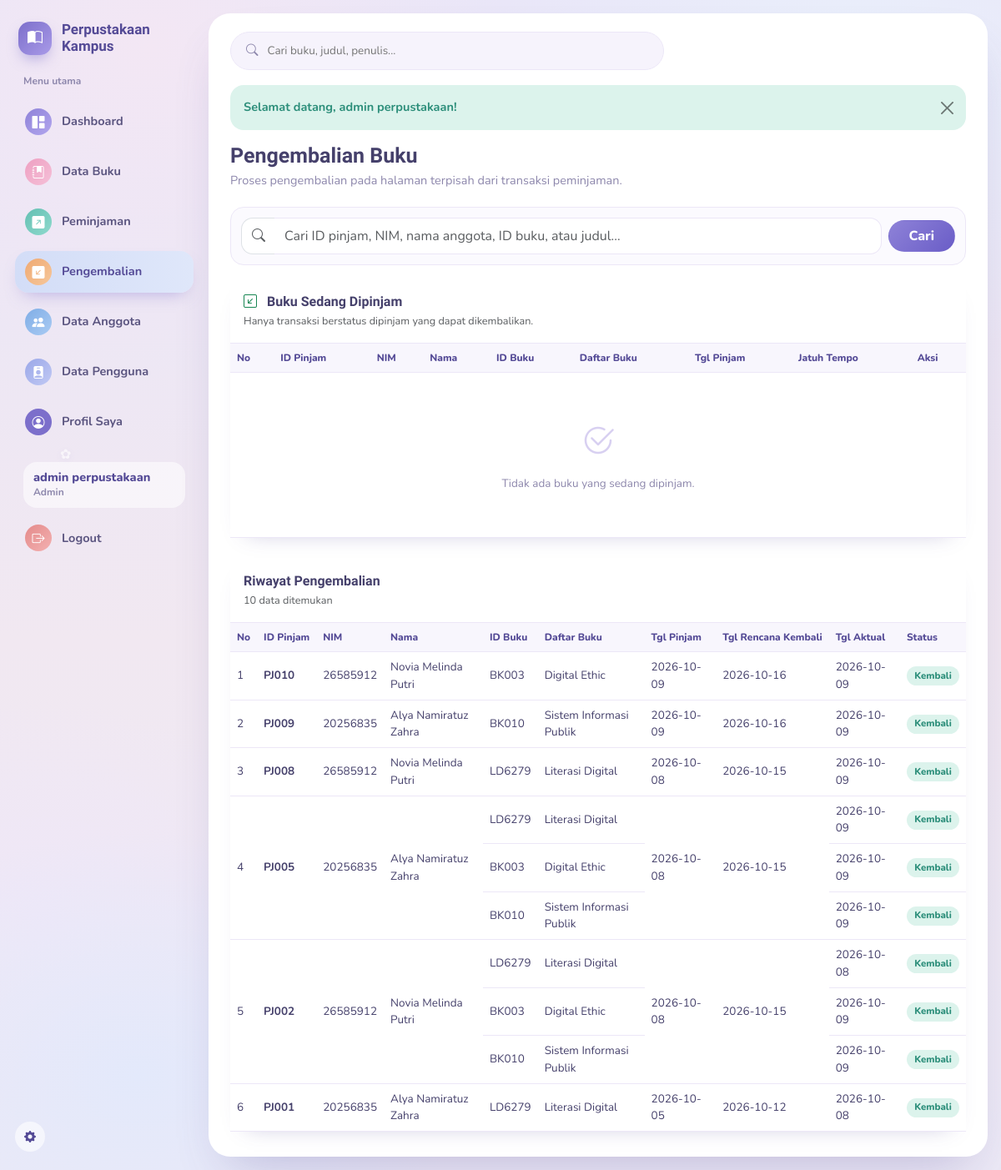
/pengembalian (signed in), run on the app's committed database.
### tables this page shows
CREATE TABLE `peminjaman` (
  `id` int(11) NOT NULL,
  `kode_peminjaman` varchar(20) NOT NULL,
  `nim` varchar(20) NOT NULL,
  `id_buku` int(11) NOT NULL,
  `tanggal_pinjam` date NOT NULL,
  `tanggal_kembali` date NOT NULL,
  `tanggal_kembali_aktual` date DEFAULT NULL,
  `status` enum('dipinjam','kembali') NOT NULL DEFAULT 'dipinjam',
  `created_at` timestamp NOT NULL DEFAULT current_timestamp()
);

CREATE TABLE `anggota` (
  `id` int(11) NOT NULL,
  `nim` varchar(20) NOT NULL,
  `nama` varchar(100) NOT NULL
);

CREATE TABLE `buku` (
  `id` int(11) NOT NULL,
  `kode_buku` varchar(20) NOT NULL,
  `judul` varchar(150) NOT NULL,
  `penulis` varchar(100) NOT NULL,
  `penerbit` varchar(100) NOT NULL,
  `kategori` varchar(50) NOT NULL DEFAULT 'Umum',
  `tahun_terbit` int(11) NOT NULL,
  `stok` int(11) NOT NULL DEFAULT 0,
  `status` enum('tersedia','habis') NOT NULL DEFAULT 'tersedia',
  `deleted_at` datetime DEFAULT NULL
);

### app/Core/Controller.php (called while the page is built, shortened)
<?php
abstract class Controller
{
    protected function view(string $view, array $data = [], string $layout = 'main'): void
    {
        extract($data);
        $viewFile = __DIR__ . '/../Views/' . $view . '.php';
        require $viewFile;
    }
}

### app/Controllers/PengembalianController.php (called while the page is built, shortened)
<?php
class PengembalianController extends Controller
{
    private PeminjamanService $service;
    public function __construct()
    {
        $this->service = new PeminjamanService();
    }
    public function index(): void
    {
        $search = trim($_GET['q'] ?? '');
        $this->view('pengembalian/index', [
            'title' => 'Pengembalian Buku',
            'daftarAktif' => $this->service->getAktif($search),
            'riwayatPengembalian' => $this->service->getRiwayat($search),
            'search' => $search,
        ]);
    }
}

### public/index.php (called while the page is built, shortened)
<?php
spl_autoload_register(function (string $class) {
    $prefix = 'App\\';
    $relative = substr($class, strlen($prefix));
    $path = BASE_PATH . '/app/' . str_replace('\\', '/', $relative) . '.php';
});
$routes = require BASE_PATH . '/routes/web.php';
try {
    (new Router($routes))->dispatch();
} catch (\Throwable $e) {
    Logger::error('Unhandled exception: ' . $e->getMessage());
    http_response_code(500);
    echo 'Terjadi kesalahan pada server. Silakan coba lagi.';
}

### app/Repositories/PeminjamanRepository.php (called while the page is built, shortened)
<?php
class PeminjamanRepository
{
    private PDO $db;
    public function __construct()
    {
        $this->db = Database::getInstance();
    }
    public function riwayat(string $search = ''): array
    {
        $sql = "SELECT p.*, a.nama AS nama_anggota, b.judul AS judul_buku, b.kode_buku
                FROM peminjaman p
                INNER JOIN anggota a ON p.nim = a.nim
                INNER JOIN buku b ON p.id_buku = b.id
                WHERE p.status = 'kembali'";
        $params = [];
        $sql .= ' ORDER BY p.id DESC';
        $stmt = $this->db->prepare($sql);
        $stmt->execute($params);
        return $stmt->fetchAll();
    }
}

### config/database.php (called while the page is built)
<?php
return [
    'host'     => 'localhost',
    'dbname'   => 'perpustakaan',
    'username' => 'root',
    'password' => '',
    'charset'  => 'utf8mb4',
];

### app/Config/Database.php (called while the page is built, shortened)
<?php
class Database
{
    private static ?PDO $instance = null;
    public static function getInstance(): PDO
    {
        if (self::$instance === null) {
            $config = require __DIR__ . '/../../config/database.php';
            $dsn = "mysql:host={$config['host']};dbname={$config['dbname']};charset={$config['charset']}";
            try {
                self::$instance = new PDO($dsn, $config['username'], $config['password'], [
                    PDO::ATTR_ERRMODE            => PDO::ERRMODE_EXCEPTION,
                    PDO::ATTR_DEFAULT_FETCH_MODE => PDO::FETCH_ASSOC,
                    PDO::ATTR_EMULATE_PREPARES   => false,
                ]);
            } catch (PDOException $e) {
                throw new PDOException('Koneksi database gagal.');
            }
        }
        return self::$instance;
    }
}

### app/Services/PeminjamanService.php (called while the page is built, shortened)
<?php
class PeminjamanService
{
    private PeminjamanRepository $repo;
    public function __construct()
    {
        $this->repo = new PeminjamanRepository();
    }
    public function getRiwayat(string $search = ''): array
    {
        return $this->repo->riwayat(trim($search));
    }
}

### app/Views/pengembalian/index.php (the view, shortened to what this page needs)
<div class="page-head">
  <div><h1>Pengembalian Buku</h1><p>Proses pengembalian pada halaman terpisah dari transaksi peminjaman.</p></div>
</div>
<div class="search-box mb-3">
  <form method="GET" action="<?= BASE_URL ?>/pengembalian" class="row g-2 align-items-center">
    <div class="col">
      <div class="input-group">
        <span class="input-group-text bg-white border-end-0"><i class="bi bi-search text-muted"></i></span>
        <input name="q" value="<?= htmlspecialchars($search ?? '') ?>" class="form-control border-start-0" placeholder="Cari ID pinjam, NIM, nama anggota, ID buku, atau judul..."></div></div>
    <div class="col-auto"><button class="btn btn-primary px-4">Cari</button></div>
  </form>
</div>
<div class="card mb-4">
  <div class="card-header bg-white p-3">
    <div class="section-title"><i class="bi bi-arrow-down-left-square me-2 text-success">
    </i>Buku Sedang Dipinjam</div>
    <small class="text-muted">Hanya transaksi berstatus dipinjam yang dapat dikembalikan.</small></div>
  <div class="table-responsive">
    <table class="table align-middle"><thead>
      <tr>
        <th>No</th>
        <th>ID Pinjam</th>
        <th>NIM</th>
        <th>Nama</th>
        <th>ID Buku</th>
        <th>Daftar Buku</th>
        <th>Tgl Pinjam</th>
        <th>Jatuh Tempo</th>
        <th>Aksi</th>
      </tr>
    </thead>
    <tbody>
  <?php
    $kelompokAktif = [];
  ?>
  <?php if(!$kelompokAktif): ?>
    <tr>
      <td colspan="9">
        <div class="empty-state"><i class="bi bi-check2-circle">
        </i>Tidak ada buku yang sedang dipinjam.</div>
      </td>
    </tr>
  <?php else:$no=1;foreach($kelompokAktif as $kode => $items): $jumlahBuku = count($items); ?>
    <?php foreach($items as $i => $p): ?>
    <tr>
      <?php if ($i === 0): ?>
      <td rowspan="<?= $jumlahBuku ?>"><?= $no++ ?></td>
      <td rowspan="<?= $jumlahBuku ?>"><strong><?= htmlspecialchars($kode) ?></strong></td>
      <td rowspan="<?= $jumlahBuku ?>"><?= htmlspecialchars($p['nim']) ?></td>
      <td rowspan="<?= $jumlahBuku ?>"><?= htmlspecialchars($p['nama_anggota']) ?></td>
      <?php endif; ?>
      <td><?= htmlspecialchars($p['kode_buku']) ?></td>
      <td><?= htmlspecialchars($p['judul_buku']) ?></td>
      <?php if ($i === 0): ?>
      <td rowspan="<?= $jumlahBuku ?>"><?= htmlspecialchars($p['tanggal_pinjam']) ?></td>
      <td rowspan="<?= $jumlahBuku ?>"><?= htmlspecialchars($p['tanggal_kembali']) ?></td>
      <?php endif; ?>
      <td>
        <form method="POST" action="<?= BASE_URL ?>/pengembalian/kembalikan" onsubmit="return confirm('Proses pengembalian buku ini?');">
          <input type="hidden" name="id" value="<?= (int)$p['id'] ?>">
          <button class="btn btn-sm btn-success"><i class="bi bi-check2 me-1"></i>Kembalikan</button>
        </form>
      </td>
    </tr>
    <?php endforeach; ?>
    <?php endforeach;endif; ?>
  </tbody>
</table>
</div>
</div>
<div class="card">
  <div class="card-header bg-white p-3">
    <div class="section-title">Riwayat Pengembalian</div>
    <small class="text-muted"><?= count($riwayatPengembalian) ?> data ditemukan</small>
  </div>
  <div class="table-responsive">
    <table class="table align-middle"><thead>
      <tr>
        <th>No</th>
        <th>ID Pinjam</th>
        <th>NIM</th>
        <th>Nama</th>
        <th>ID Buku</th>
        <th>Daftar Buku</th>
        <th>Tgl Pinjam</th>
        <th>Tgl Rencana Kembali</th>
        <th>Tgl Aktual</th>
        <th>Status</th>
      </tr>
    </thead>
    <tbody>
  <?php
    $kelompokRiwayat = [];
    foreach ($riwayatPengembalian as $p) {
        $kelompokRiwayat[$p['kode_peminjaman']][] = $p;
    }
  ?>
  <?php if(!$kelompokRiwayat): ?>
    <tr>
      <td colspan="10">
        <div class="empty-state"><i class="bi bi-clock-history"></i>Belum ada riwayat pengembalian.</div>
      </td>
    </tr>
  <?php else:$no=1;foreach($kelompokRiwayat as $kode => $items): $jumlahBuku = count($items); ?>
  <?php foreach($items as $i => $p): ?>
  <tr>
    <?php if ($i === 0): ?>
    <td rowspan="<?= $jumlahBuku ?>"><?= $no++ ?></td>
    <td rowspan="<?= $jumlahBuku ?>">
      <strong><?= htmlspecialchars($kode) ?></strong>
    </td>
    <td rowspan="<?= $jumlahBuku ?>"><?= htmlspecialchars($p['nim']) ?></td>
    <td rowspan="<?= $jumlahBuku ?>"><?= htmlspecialchars($p['nama_anggota']) ?></td>
    <?php endif; ?>
    <td><?= htmlspecialchars($p['kode_buku']) ?></td>
    <td><?= htmlspecialchars($p['judul_buku']) ?></td>
    <?php if ($i === 0): ?>
    <td rowspan="<?= $jumlahBuku ?>"><?= htmlspecialchars($p['tanggal_pinjam']) ?></td>
    <td rowspan="<?= $jumlahBuku ?>"><?= htmlspecialchars($p['tanggal_kembali']) ?></td>
    <?php endif; ?>
    <td><?= htmlspecialchars($p['tanggal_kembali_aktual'] ?? '-') ?></td>
    <td><span class="badge bg-success">Kembali</span>
  </td>
  </tr>
  <?php endforeach; ?>
  <?php endforeach;endif; ?>
  </tbody>
</table>
</div>
</div>

### public/assets/css/app.css (style rules this page uses)
:root { --purple:#7C6FCB; --purple-dark:#544A96; --pink:#F0A8C4; --mint:#6FC9BE; --peach:#F5B98C; --sky:#8FB6E8; --ink:#45406B; --muted:#8D87AC; --line:#ECE7F7; --active:#D3DDF7; --radius-lg:26px; --radius-md:16px; }
* { box-sizing:border-box }
body { margin:0; min-height:100vh; font-family:'Nunito',Segoe UI,Arial,sans-serif; font-size:14.5px; color:var(--ink); background: radial-gradient(46% 30% at 14% 92%, #E3E9FB 0%, transparent 70%), radial-gradient(40% 26% at 4% 78%, #EFE7F7 0%, transparent 70%), radial-gradient(55% 40% at 85% 6%, #E9EFFB 0%, transparent 65%), radial-gradient(60% 45% at 15% 4%, #F3E7F4 0%, transparent 60%), linear-gradient(180deg,#E9E6F8 0%, #F1E8F1 55%, #ECE9F6 100%); background-attachment:fixed; }
.page-head { display:flex;align-items:center;justify-content:space-between;gap:18px;margin-bottom:20px;flex-wrap:wrap }
.page-head h1 { font-family:'Baloo 2',sans-serif;font-size:25px;margin:0;font-weight:700;color:var(--ink) }
.page-head p { margin:4px 0 0;color:var(--muted) }
.search-box { background:#FBFAFE;border:1px solid var(--line);border-radius:var(--radius-md);padding:12px }
.search-box .form-control { height:44px }
.search-box .input-group-text { border-radius:14px 0 0 14px !important }
.search-box .form-control { border-radius:0 14px 14px 0 !important }
.card { border:0;border-radius:var(--radius-md);box-shadow:0 12px 26px -20px rgba(84,74,150,.4) }
.card-header { background:#fff !important;border-bottom:1px solid var(--line) !important;border-radius:var(--radius-md) var(--radius-md) 0 0 !important }
.section-title { font-family:'Baloo 2',sans-serif;font-size:16px;font-weight:700;color:var(--ink) }
.table { margin:0 }
.table thead th { font-size:12px;color:var(--purple-dark);background:#F8F6FD;border-bottom:1px solid var(--line);white-space:nowrap;font-weight:800 }
.table tbody td { font-size:13.5px;color:var(--ink);border-color:var(--line) }
.badge { font-weight:800;padding:.5em .8em;border-radius:999px;font-size:11.5px }
.badge.bg-success { background:#DCF3EC !important;color:#2C8E7A !important }
.btn { border-radius:999px;font-weight:800;padding-inline:18px }
.btn-primary { background:linear-gradient(135deg,#8E82D8,#6A5DC7);border-color:transparent }
.form-control,.form-select { border-radius:14px;border-color:var(--line);min-height:44px }
.empty-state { padding:45px 20px;text-align:center;color:var(--muted) }
.empty-state i { font-size:40px;display:block;margin-bottom:10px;color:#D8D0F1 }

### data on the page
peminjaman: kode "PJ010", nim "26585912", anggota.nama "Novia Melinda Putri", id_buku.kode_buku "BK003", id_buku.judul "Digital Ethic", tanggal_pinjam "2026-10-09", tanggal_kembali "2026-10-16", tanggal_kembali_aktual "2026-10-09"
peminjaman: kode "PJ009", nim "20256835", anggota.nama "Alya Namiratuz Zahra", id_buku.kode_buku "BK010", id_buku.judul "Sistem Informasi Publik", tanggal_pinjam "2026-10-09", tanggal_kembali "2026-10-16", tanggal_kembali_aktual "2026-10-09"
peminjaman: kode "PJ008", nim "26585912", anggota.nama "Novia Melinda Putri", id_buku.kode_buku "LD6279", id_buku.judul "Literasi Digital", tanggal_pinjam "2026-10-08", tanggal_kembali "2026-10-15", tanggal_kembali_aktual "2026-10-09"
peminjaman: kode "PJ005", nim "20256835", anggota.nama "Alya Namiratuz Zahra", id_buku.kode_buku "LD6279", id_buku.judul "Literasi Digital", tanggal_pinjam "2026-10-08", tanggal_kembali "2026-10-15", tanggal_kembali_aktual "2026-10-09"
peminjaman: id_buku.kode_buku "BK003", id_buku.judul "Digital Ethic", tanggal_kembali_aktual "2026-10-09"
peminjaman: id_buku.kode_buku "BK010", id_buku.judul "Sistem Informasi Publik", tanggal_kembali_aktual "2026-10-09"
peminjaman: kode "PJ002", nim "26585912", anggota.nama "Novia Melinda Putri", id_buku.kode_buku "LD6279", id_buku.judul "Literasi Digital", tanggal_pinjam "2026-10-08", tanggal_kembali "2026-10-15", tanggal_kembali_aktual "2026-10-08"
peminjaman: id_buku.kode_buku "BK003", id_buku.judul "Digital Ethic", tanggal_kembali_aktual "2026-10-09"
peminjaman: id_buku.kode_buku "BK010", id_buku.judul "Sistem Informasi Publik", tanggal_kembali_aktual "2026-10-09"
peminjaman: kode "PJ001", nim "20256835", anggota.nama "Alya Namiratuz Zahra", id_buku.kode_buku "LD6279", id_buku.judul "Literasi Digital", tanggal_pinjam "2026-10-05", tanggal_kembali "2026-10-12", tanggal_kembali_aktual "2026-10-08"

### other printed values
Auth::nama() "admin perpustakaan"
$flash['message'] "Selamat datang, admin perpustakaan!"
count($riwayatPengembalian) "10"
